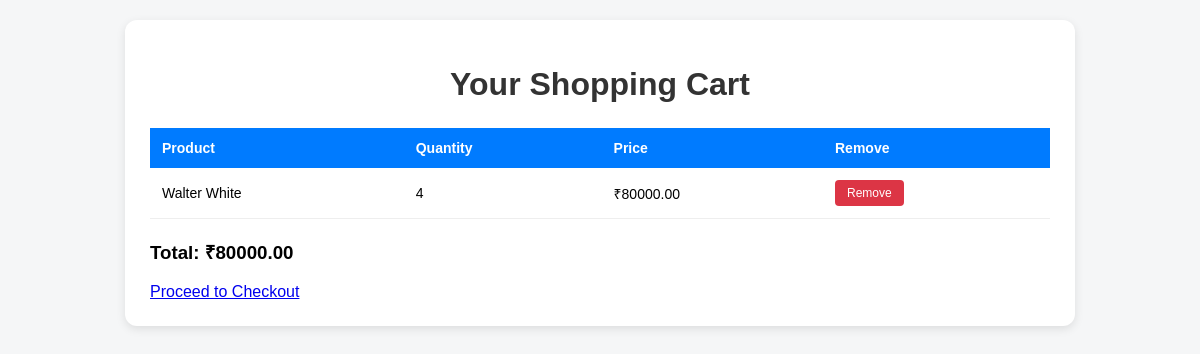
The app's page /cart/ (signed in) with its own data.
### Commerce/models.py (models this page shows, shortened)
class CartItem(models.Model):
    user = models.ForeignKey(User, on_delete=models.CASCADE)
    product = models.ForeignKey(Product, on_delete= models.CASCADE)
    quantity = models.PositiveIntegerField(default=1)
    def total_price(self):
        return self.quantity * self.product.price

class Product(models.Model):
    name = models.CharField(max_length=100)
    description = models.TextField()
    price = models.DecimalField(max_digits=10, decimal_places=2)
    stock = models.IntegerField()
    image = models.ImageField(upload_to='products/', null=True, blank=True)

### Commerce/views.py (the view)
# urls.py: path('cart/', views.view_cart, name='cart'),
@login_required
def view_cart(request):
    cart_items = CartItem.objects.filter(user=request.user)
    total = sum(item.quantity * item.product.price for item in cart_items)
    return render(request, 'cart.html', {'cart_items': cart_items, 'total': total})

### templates/cart.html (shortened to what this page needs)
{% load static %}
<!DOCTYPE html>
<html>
<head>
  <link rel="stylesheet" href="{% static 'cart.css' %}">
</head>
<body>
  <div class="cart-container">
    <h1>Your Shopping Cart</h1>
    {% if cart_items %}
    <table>
      <tr class="table-header">
        <th>Product</th>
        <th>Quantity</th>
        <th>Price</th>
        <th>Remove</th>
      </tr>
      {% for item in cart_items %}
      <tr class="table-row">
        <td>{{ item.product.name }}</td>
        <td>{{ item.quantity }}</td>
        <td>₹{{ item.total_price }}</td>
        <td>
          <a href="{% url 'remove_from_cart' item.id %}" class="remove-btn">Remove</a>
        </td>
      </tr>
      {% endfor %}
    </table>
    <h3 class="total">Total: ₹{{ total }}</h3>
    <div class="checkout-box">
      <a href="{% url 'checkout' %}" class="checkout-btn">Proceed to Checkout</a>
    </div>
    {% else %}
      <p class="empty">Your cart is empty.</p>
    {% endif %}
  </div>
</body>
</html>

### static/cart.css (style rules this page uses)
body { font-family: Arial, sans-serif; background: #f5f6f7; margin: 0; padding: 20px; }
.cart-container { max-width: 900px; margin: 0 auto; background: white; padding: 25px; border-radius: 12px; box-shadow: 0 3px 10px rgba(0,0,0,0.1); }
h1 { text-align: center; color: #333; margin-bottom: 25px; }
table { width: 100%; border-collapse: collapse; margin: 20px 0; font-size: 14px; }
table th { background: #007bff; color: white; padding: 12px; text-align: left; }
table td { padding: 12px; border-bottom: 1px solid #eee; }
.remove-btn { background: #dc3545; color: white; padding: 6px 12px; border: none; border-radius: 4px; cursor: pointer; text-decoration: none; display: inline-block; font-size: 12px; }

### records on screen
CartItem: product.name "Walter White", quantity "4", total_price "80000.00"

### other values on screen
{{ total }} "80000.00"
